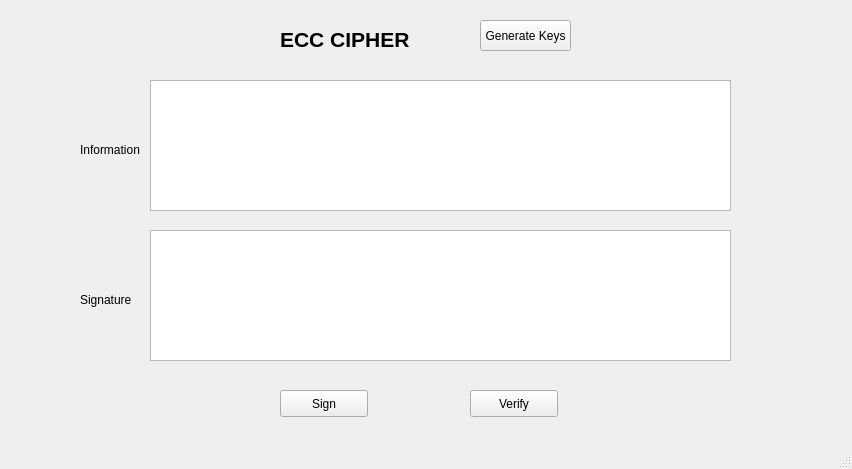
<?xml version="1.0" encoding="UTF-8"?>
<ui version="4.0">
 <class>MainWindow</class>
 <widget class="QMainWindow" name="MainWindow">
  <property name="geometry">
   <rect>
    <x>0</x>
    <y>0</y>
    <width>852</width>
    <height>469</height>
   </rect>
  </property>
  <property name="windowTitle">
   <string>MainWindow</string>
  </property>
  <widget class="QWidget" name="centralwidget">
   <widget class="QLabel" name="label">
    <property name="geometry">
     <rect>
      <x>280</x>
      <y>30</y>
      <width>191</width>
      <height>19</height>
     </rect>
    </property>
    <property name="font">
     <font>
      <pointsize>16</pointsize>
      <weight>75</weight>
      <bold>true</bold>
     </font>
    </property>
    <property name="text">
     <string>ECC CIPHER</string>
    </property>
   </widget>
   <widget class="QLabel" name="label_3">
    <property name="geometry">
     <rect>
      <x>80</x>
      <y>140</y>
      <width>66</width>
      <height>19</height>
     </rect>
    </property>
    <property name="text">
     <string>Information</string>
    </property>
   </widget>
   <widget class="QPlainTextEdit" name="txt_info">
    <property name="geometry">
     <rect>
      <x>150</x>
      <y>80</y>
      <width>581</width>
      <height>131</height>
     </rect>
    </property>
   </widget>
   <widget class="QLabel" name="label_5">
    <property name="geometry">
     <rect>
      <x>80</x>
      <y>290</y>
      <width>81</width>
      <height>19</height>
     </rect>
    </property>
    <property name="text">
     <string>Signature</string>
    </property>
   </widget>
   <widget class="QPlainTextEdit" name="txt_sign">
    <property name="geometry">
     <rect>
      <x>150</x>
      <y>230</y>
      <width>581</width>
      <height>131</height>
     </rect>
    </property>
   </widget>
   <widget class="QPushButton" name="btn_verify">
    <property name="geometry">
     <rect>
      <x>470</x>
      <y>390</y>
      <width>88</width>
      <height>27</height>
     </rect>
    </property>
    <property name="text">
     <string>Verify</string>
    </property>
   </widget>
   <widget class="QPushButton" name="btn_sign">
    <property name="geometry">
     <rect>
      <x>280</x>
      <y>390</y>
      <width>88</width>
      <height>27</height>
     </rect>
    </property>
    <property name="text">
     <string>Sign</string>
    </property>
   </widget>
   <widget class="QPushButton" name="btn_gen_keys">
    <property name="geometry">
     <rect>
      <x>480</x>
      <y>20</y>
      <width>91</width>
      <height>31</height>
     </rect>
    </property>
    <property name="text">
     <string>Generate Keys</string>
    </property>
   </widget>
  </widget>
  <widget class="QMenuBar" name="menubar">
   <property name="geometry">
    <rect>
     <x>0</x>
     <y>0</y>
     <width>852</width>
     <height>21</height>
    </rect>
   </property>
  </widget>
  <widget class="QStatusBar" name="statusbar"/>
 </widget>
 <resources/>
 <connections/>
</ui>
